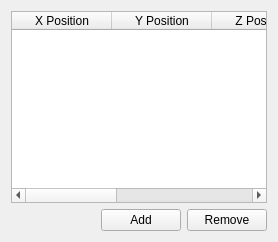
                   <widget class="QWidget" name="page">
                    <layout class="QGridLayout" name="gridLayout_9">
                     <item row="0" column="0">
                      <layout class="QGridLayout" name="gridLayout_6">
                       <item row="0" column="0" colspan="3">
                        <widget class="QTableWidget" name="mSiteTableWidget">
                         <column>
                          <property name="text">
                           <string>X Position</string>
                          </property>
                         </column>
                         <column>
                          <property name="text">
                           <string>Y Position</string>
                          </property>
                         </column>
                         <column>
                          <property name="text">
                           <string>Z Position</string>
                          </property>
                         </column>
                         <column>
                          <property name="text">
                           <string>Heading</string>
                          </property>
                         </column>
                         <column>
                          <property name="text">
                           <string>Speed</string>
                          </property>
                         </column>
                        </widget>
                       </item>
                       <item row="1" column="0">
                        <spacer name="horizontalSpacer_11">
                         <property name="orientation">
                          <enum>Qt::Horizontal</enum>
                         </property>
                         <property name="sizeHint" stdset="0">
                          <size>
                           <width>40</width>
                           <height>20</height>
                          </size>
                         </property>
                        </spacer>
                       </item>
                       <item row="1" column="1">
                        <widget class="QPushButton" name="mSiteAddButton">
                         <property name="text">
                          <string>Add</string>
                         </property>
                        </widget>
                       </item>
                       <item row="1" column="2">
                        <widget class="QPushButton" name="mSiteRemoveButton">
                         <property name="text">
                          <string>Remove</string>
                         </property>
                        </widget>
                       </item>
                      </layout>
                     </item>
                    </layout>
                   </widget>
